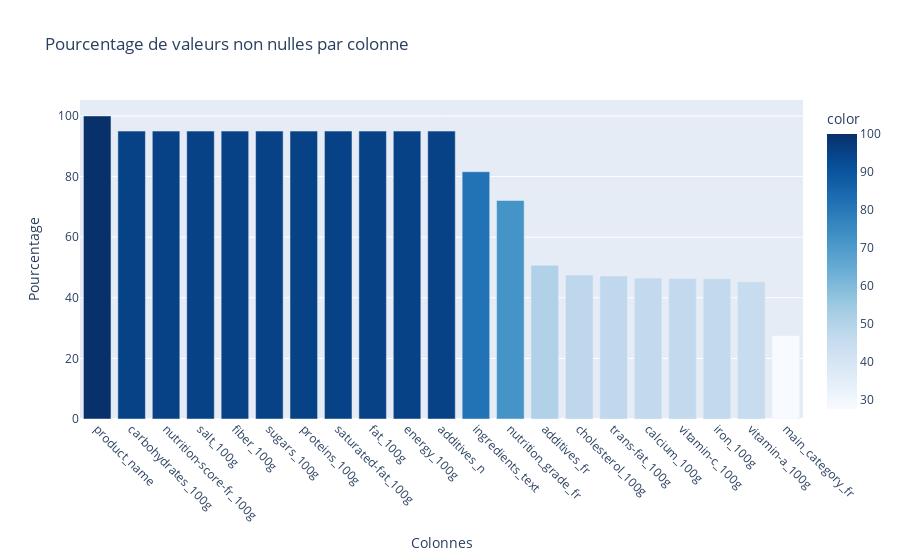

The cell this chart's notebook holds for it:
### Code cell
valeurNullesGraph(df_2)

### Figure 1 — Plotly figure (JSON) as saved in the notebook; plotly's stock layout.template omitted (floating-point values rounded to 4 significant figures)
{"data": [{"alignmentgroup": "True", "hovertemplate": "Colonnes=%{x}<br>Pourcentage=%{y}<br>color=%{marker.color}<extra></extra>", "legendgroup": "", "marker": {"color": [100, 95, 95, 95, 95, 95, 95, 95, 95, 95, 95, 81.6, 72.1, 50.7, 47.5, 47.2, 46.5, 46.4, 46.3, 45.3, 27.5], "coloraxis": "coloraxis", "pattern": {"shape": ""}}, "name": "", "offsetgroup": "", "orientation": "v", "showlegend": false, "textposition": "auto", "type": "bar", "x": ["product_name", "carbohydrates_100g", "nutrition-score-fr_100g", "salt_100g", "fiber_100g", "sugars_100g", "proteins_100g", "saturated-fat_100g", "fat_100g", "energy_100g", "additives_n", "ingredients_text", "nutrition_grade_fr", "additives_fr", "cholesterol_100g", "trans-fat_100g", "calcium_100g", "vitamin-c_100g", "iron_100g", "vitamin-a_100g", "main_category_fr"], "xaxis": "x", "y": [100, 95, 95, 95, 95, 95, 95, 95, 95, 95, 95, 81.6, 72.1, 50.7, 47.5, 47.2, 46.5, 46.4, 46.3, 45.3, 27.5], "yaxis": "y"}], "layout": {"barmode": "relative", "coloraxis": {"colorbar": {"title": {"text": "color"}}, "colorscale": [[0, "rgb(247,251,255)"], [0.125, "rgb(222,235,247)"], [0.25, "rgb(198,219,239)"], [0.375, "rgb(158,202,225)"], [0.5, "rgb(107,174,214)"], [0.625, "rgb(66,146,198)"], [0.75, "rgb(33,113,181)"], [0.875, "rgb(8,81,156)"], [1, "rgb(8,48,107)"]]}, "legend": {"tracegroupgap": 0}, "title": {"text": "Pourcentage de valeurs non nulles par colonne"}, "xaxis": {"anchor": "y", "domain": [0, 1], "tickangle": 45, "tickmode": "array", "title": {"text": "Colonnes"}}, "yaxis": {"anchor": "x", "domain": [0, 1], "title": {"text": "Pourcentage"}}}}
